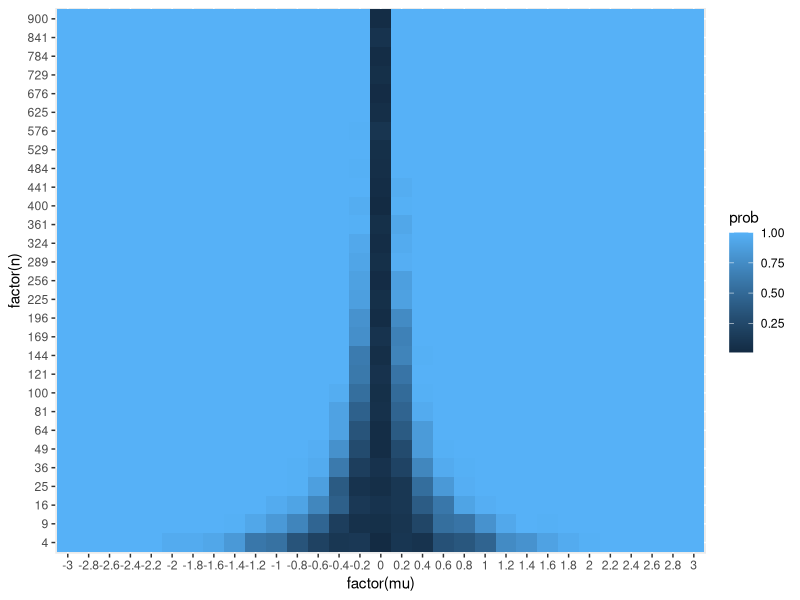
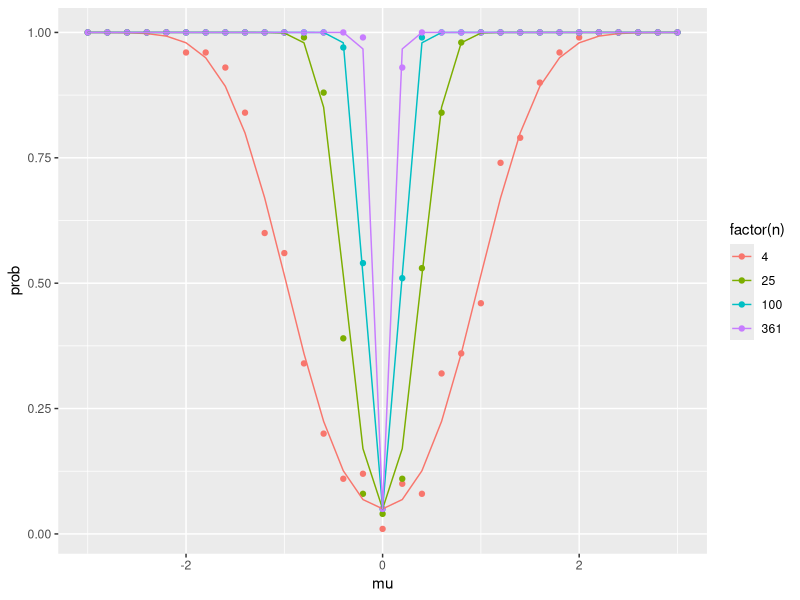
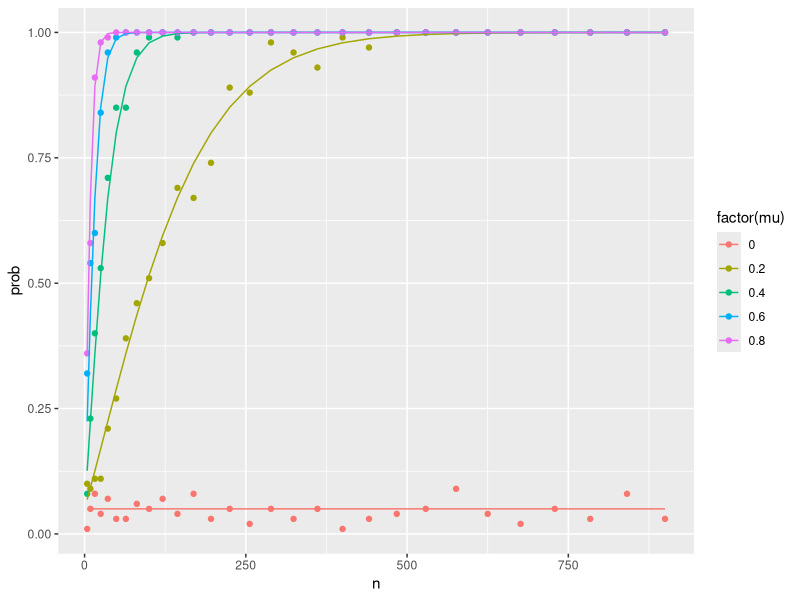

These figures' R source, in order:
## ---- chunk 1
knitr::opts_chunk$set(echo = FALSE)
library(broom)
library(tidyverse)
## ---- chunk 2
library(tidyverse)
library(broom)
set.seed(2018)
test=function(x,mu,df){
  t=(mean(x)-0)/(sqrt(1/df))
  gauge=qnorm(0.025,lower.tail=FALSE)
  res=ifelse(abs(t)>gauge,yes=1,no=0)
  return(res)
}
simu=function(mu,n){
  n=rep(n,100)
  res=map2(n,mu,~rnorm(.x,mean=.y)%>%test(mu=.y,df=.x))%>%unlist()
  return(sum(res)/100)  
}
mu=seq(-3,3,by=1/5)
n=(2:30)^2
input=expand.grid(n,mu)
colnames(input)=c("n","mu")
res=mutate(input,prob=map2(input$mu,input$n,~simu(mu=.x,n=.y)))%>%
  unnest(prob)
## ---- chunk 3
ggplot(data=res)+
  geom_tile(aes(x=factor(mu),y=factor(n),fill=prob))
## ---- chunk 4
res1=res%>%
  mutate(true=1-pnorm(qnorm(0.975)-sqrt(n)*mu)+pnorm(qnorm(0.025)-sqrt(n)*mu))
res1%>%
  filter(n %in% c(4,25,100,361)) %>%
  ggplot(aes(color =factor(n))) +
  geom_point(aes(x=mu,y=prob)) +
  geom_line(aes(x=mu,y=true)) 
## ---- chunk 5
res1%>% 
  filter(mu %in% seq(-3,3,by = 1/5)[c(16:20)]) %>%
  ggplot(aes(colour = factor(mu))) +
  geom_point(aes(x=n,y=prob)) +
  geom_line(aes(x=n,y=true)) 
## ---- chunk 6
n=500
myfunction = function(n,u=1){
  return(1- pnorm(qnorm(0.975)-sqrt(n)*u) + pnorm(qnorm(0.025) - sqrt(n)*u))
}
myfunction(n=n)
df = data.frame(n = 1:500)
df$power = myfunction(n = df$n)
df$nstar = abs(df$power - 0.9)
which(df$nstar == min(df$nstar))
